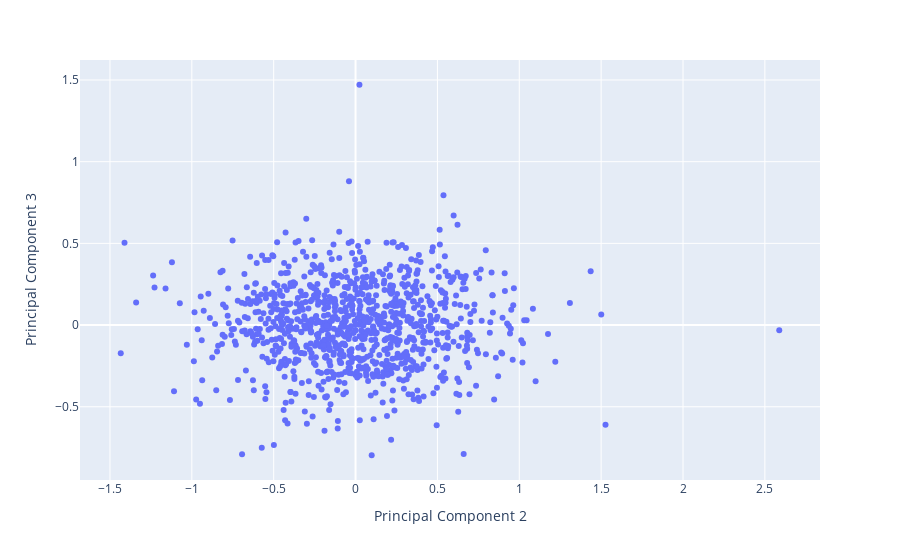

The notebook cell saved with this chart:
### Code cell
fig = px.scatter(pca_df_2, hover_name= pca_df_2.index , x='Principal Component 2', y='Principal Component 3')
fig.show()

### Figure 1 — Plotly figure (JSON) as saved in the notebook; plotly's stock layout.template omitted (floating-point values rounded to 4 significant figures; data arrays with more than 128 entries replaced by an {"elided": "..."} marker saying what was removed)
{"data": [{"hovertemplate": "<b>%{hovertext}</b><br><br>Principal Component 2=%{x}<br>Principal Component 3=%{y}<extra></extra>", "hovertext": {"elided": "1000 str values"}, "legendgroup": "", "marker": {"color": "#636efa", "symbol": "circle"}, "mode": "markers", "name": "", "orientation": "v", "showlegend": false, "type": "scatter", "x": {"elided": "1000 float values"}, "xaxis": "x", "y": {"elided": "1000 float values"}, "yaxis": "y"}], "layout": {"autosize": true, "legend": {"tracegroupgap": 0}, "margin": {"t": 60}, "xaxis": {"anchor": "y", "autorange": true, "domain": [0, 1], "range": [-1.678, 2.832], "title": {"text": "Principal Component 2"}, "type": "linear"}, "yaxis": {"anchor": "x", "autorange": true, "domain": [0, 1], "range": [-0.9724, 1.646], "title": {"text": "Principal Component 3"}, "type": "linear"}}}
